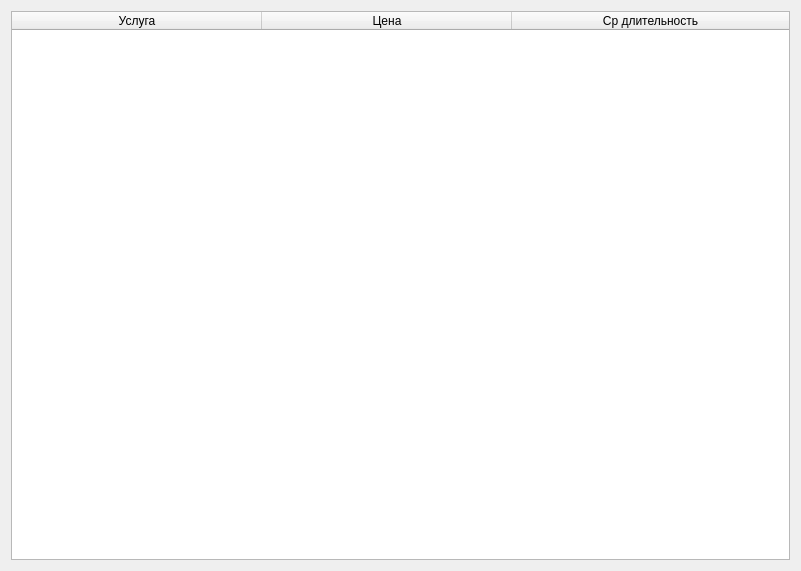
<?xml version="1.0" encoding="UTF-8"?>
<ui version="4.0">
 <class>Dialog</class>
 <widget class="QDialog" name="Dialog">
  <property name="geometry">
   <rect>
    <x>0</x>
    <y>0</y>
    <width>801</width>
    <height>571</height>
   </rect>
  </property>
  <property name="windowTitle">
   <string>Доступные услуги</string>
  </property>
  <property name="windowIcon">
   <iconset>
    <normaloff>favicon.ico</normaloff>favicon.ico</iconset>
  </property>
  <layout class="QGridLayout" name="gridLayout">
   <item row="0" column="0">
    <widget class="QTableWidget" name="tableWidget">
     <property name="minimumSize">
      <size>
       <width>0</width>
       <height>0</height>
      </size>
     </property>
     <property name="editTriggers">
      <set>QAbstractItemView::NoEditTriggers</set>
     </property>
     <property name="selectionBehavior">
      <enum>QAbstractItemView::SelectItems</enum>
     </property>
     <property name="sortingEnabled">
      <bool>true</bool>
     </property>
     <attribute name="horizontalHeaderCascadingSectionResizes">
      <bool>true</bool>
     </attribute>
     <attribute name="horizontalHeaderDefaultSectionSize">
      <number>250</number>
     </attribute>
     <attribute name="horizontalHeaderShowSortIndicator" stdset="0">
      <bool>true</bool>
     </attribute>
     <attribute name="horizontalHeaderStretchLastSection">
      <bool>true</bool>
     </attribute>
     <column>
      <property name="text">
       <string>Услуга</string>
      </property>
     </column>
     <column>
      <property name="text">
       <string>Цена</string>
      </property>
     </column>
     <column>
      <property name="text">
       <string>Ср длительность</string>
      </property>
     </column>
    </widget>
   </item>
  </layout>
 </widget>
 <resources/>
 <connections/>
</ui>
